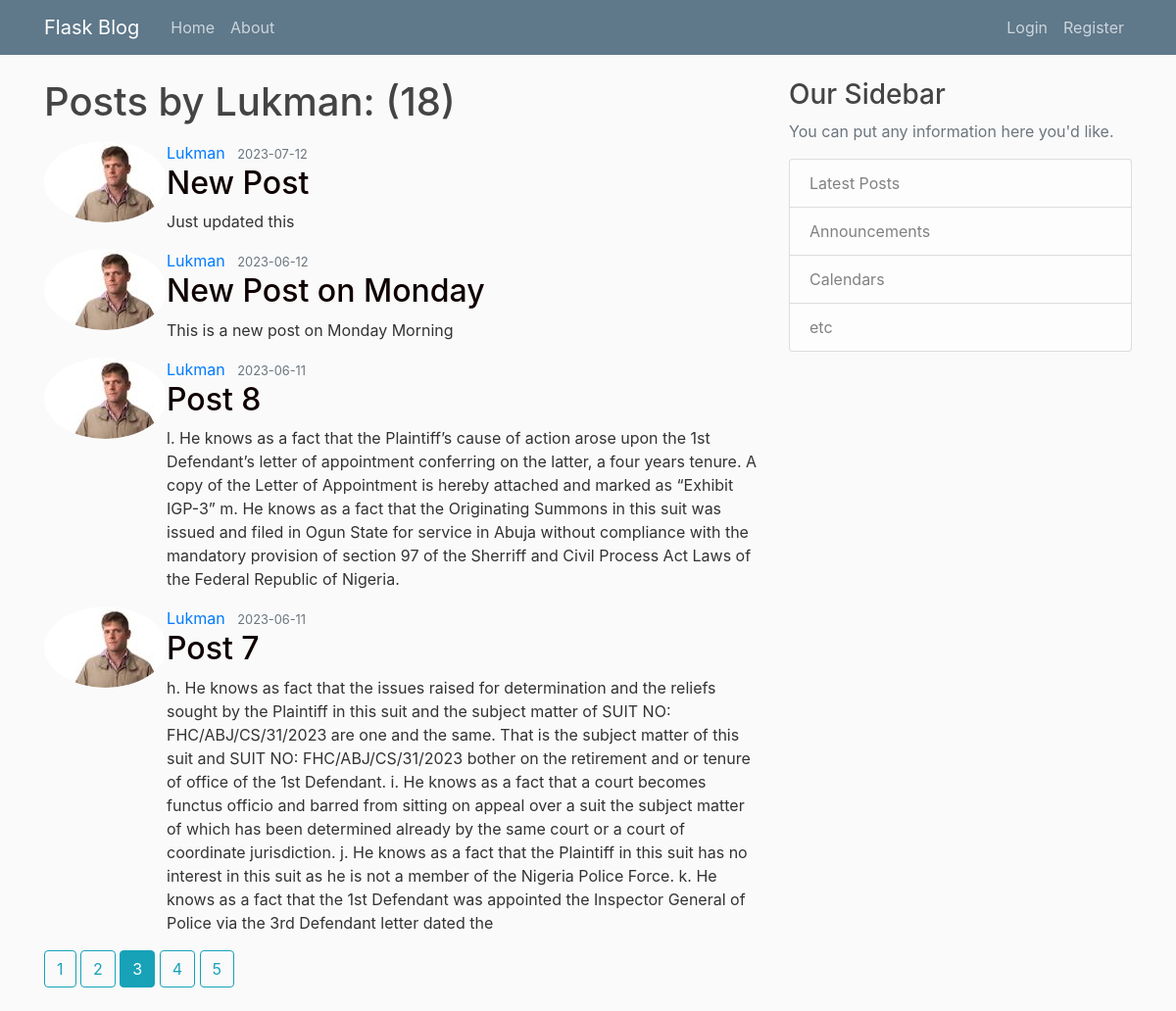
The page /user/Lukman?page=3 on the database its author committed.
### flaskblog/models.py (models this page shows, shortened)
class User(db.Model, UserMixin):
    id = db.Column(db.Integer, primary_key=True)
    username = db.Column(db.String(20), unique=True, nullable=False)
    email = db.Column(db.String(120), unique=True, nullable=False)
    image_file = db.Column(db.String(20), nullable=False, default='default.jpg')
    password = db.Column(db.String(60), nullable=False)
    posts = db.relationship('Post', backref='author', lazy=True)

class Post(db.Model):
    id = db.Column(db.Integer, primary_key=True)
    title = db.Column(db.String(100), nullable=False)
    date_posted = db.Column(db.DateTime, nullable=False, default=datetime.utcnow)
    content = db.Column(db.Text, nullable=False)
    user_id = db.Column(db.Integer, db.ForeignKey('user.id'), nullable=False)

### flaskblog/posts/routes.py (the view)
@posts.route("/user/<string:username>")
def user_posts(username):
    page = request.args.get('page', 1, type=int)
    user = User.query.filter_by(username=username).first_or_404()
    posts= Post.query.filter_by(author=user)\
        .order_by(Post.date_posted.desc())\
        .paginate(page=page, per_page=4)
    return render_template('user_posts.html', posts=posts, user=user)

### flaskblog/templates/user_posts.html
{% extends 'layout.html' %}
{% block content %}
<h1 class="mb-3"> Posts by {{ user.username }}: ({{ posts.total }})</h1>
    {% for post in posts.items %}
<article class="media content-section">
    <img class="rounded-circle article-img" src="{{ url_for('static', filename='profile_pics/'
     + post.author.image_file) }}">
<div class="mdeia-body">
   <div class="article-metadata">
   <a href="{{ url_for('posts.user_posts', username=post.author.username) }}" class="mr-2">{{ post.author.username }}</a>
   <small class="text-muted">{{ post.date_posted.strftime('%Y-%m-%d') }}</small>
</div>
<h2><a href="{{ url_for('posts.post', post_id=post.id) }}" class="article-title">{{ post.title }}</a></h2>
<p class="article-content">{{ post.content }}</p>
</div>
</article>
    {% endfor %}
{% for page_num in posts.iter_pages(left_edge=1, right_edge=1, left_current=1, right_current=2) %}
{% if page_num %}
{% if posts.page == page_num %}
    <a class="btn btn-info mb-4" href="{{ url_for('posts.user_posts', username=user.username, page=page_num) }}">{{ page_num }}</a>
{% else %}
<a class="btn btn-outline-info mb-4" href="{{ url_for('posts.user_posts', username=user.username, page=page_num) }}">{{ page_num }}</a>
{% endif %}
{% else %}
  ...
{% endif %}
{% endfor %}
{% endblock %}

### flaskblog/static/css/main.css (style rules this page uses)
body { background: #fafafa; color: #333333; margin-top: 5rem; }
h1, h2, h3, h4, h5, h6 { color: #444444; }
:root { --main-green: #79dd09; --main-green-rgb-015: rgba(121, 221, 9, 0.1); --main-yellow: #bdbb49; --main-yellow-rgb-015: rgba(189, 187, 73, 0.1); --main-red: #bd150b; --main-red-rgb-015: rgba(189, 21, 11, 0.1); --main-blue: #0076bd; --main-blue-rgb-015: rgba(0, 118, 189, 0.1); }
.article-title { color: #0f0101; }

### rows shown on the page
User: username "Lukman"
Post: image_file (picture), author.username "Lukman", date_posted "2023-07-12", title "New Post", content "Just updated this"
Post: image_file (picture), author.username "Lukman", date_posted "2023-06-12", title "New Post on Monday", content "This is a new post on Monday Morning"
Post: image_file (picture), author.username "Lukman", date_posted "2023-06-11", title "Post 8", content "l. He knows as a fact that the Plaintiff’s cause of action arose upon the 1st Defendant’s letter of appointment conferring on the latter, a four years tenure. A copy of the Letter of Appointment is hereby attached and marked as “Exhibit IGP-3” m. He knows as a fact that the Originating Summons in this suit was issued and filed in Ogun State for service in Abuja without compliance with the mandatory provision of section 97 of the Sherriff and Civil Process Act Laws of the Federal Republic of Nigeria."
Post: image_file (picture), author.username "Lukman", date_posted "2023-06-11", title "Post 7", content "h. He knows as fact that the issues raised for determination and the reliefs sought by the Plaintiff in this suit and the subject matter of SUIT NO: FHC/ABJ/CS/31/2023 are one and the same. That is the subject matter of this suit and SUIT NO: FHC/ABJ/CS/31/2023 bother on the retirement and or tenure of office of the 1st Defendant. i. He knows as a fact that a court becomes functus officio and barred from sitting on appeal over a suit the subject matter of which has been determined already by the same court or a court of coordinate jurisdiction. j. He knows as a fact that the Plaintiff in this suit has no interest in this suit as he is not a member of the Nigeria Police Force. k. He knows as…"

### other values the page prints
{{ posts.total }} "18"
{{ page_num }} "1" "2" "4" "5"
{{ page_num }} "3"
